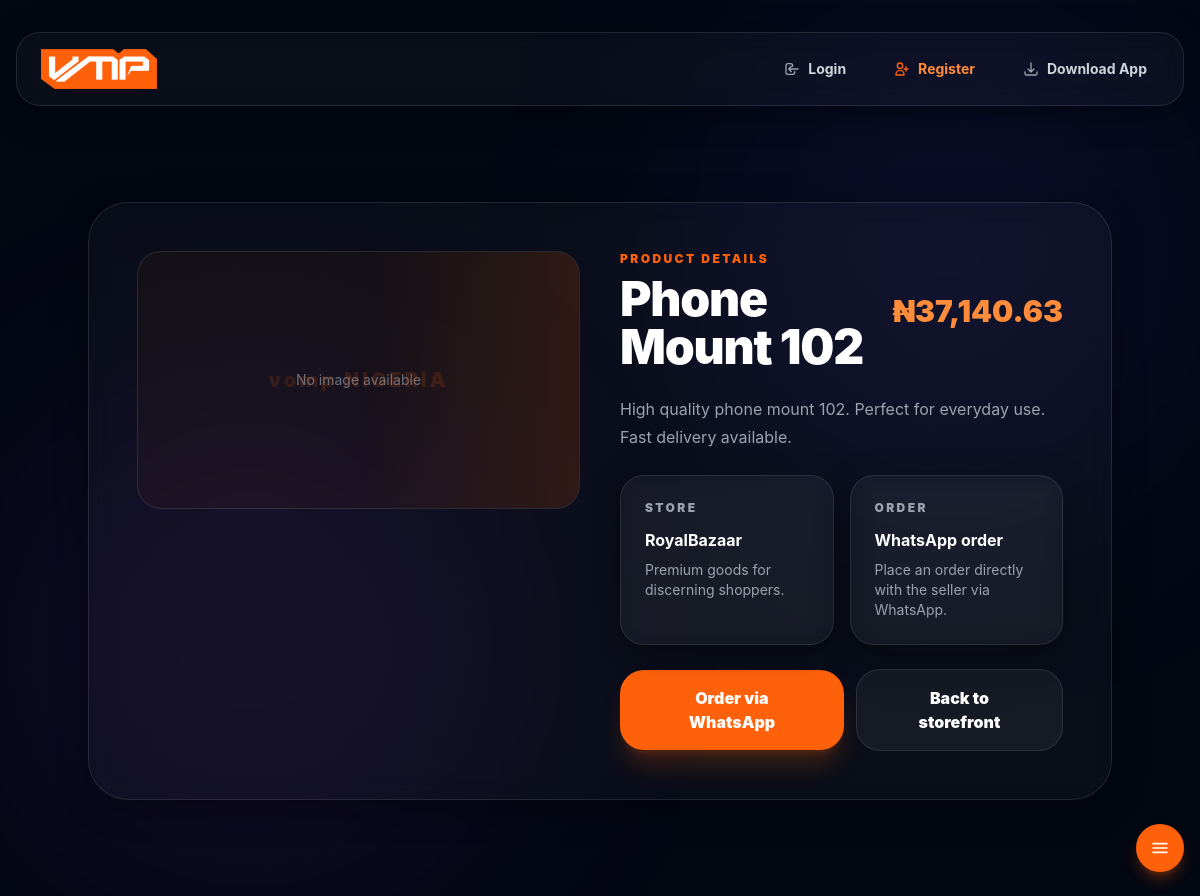
Page /store/royalbazaar/581564f7571b7e1d9d5e9e8b on the committed database.
### tables this page shows
CREATE TABLE products (
    id TEXT PRIMARY KEY,
    name TEXT NOT NULL,
    price REAL NOT NULL,
    description TEXT,
    media_url TEXT,
    media_type TEXT DEFAULT 'image',
    is_available INTEGER DEFAULT 1,
    store_id TEXT NOT NULL,
    created_at DATETIME DEFAULT CURRENT_TIMESTAMP,
    updated_at DATETIME DEFAULT CURRENT_TIMESTAMP, 
    category TEXT DEFAULT 'Others', 
    product_condition TEXT DEFAULT 'Brand-New', 
    location TEXT,
    FOREIGN KEY (store_id) REFERENCES stores(id) ON DELETE CASCADE
);

CREATE TABLE stores (
    id TEXT PRIMARY KEY,
    name TEXT NOT NULL,
    slug TEXT UNIQUE NOT NULL,
    description TEXT,
    owner_id TEXT NOT NULL,
    contact_phone TEXT,
    contact_email TEXT,
    logo_url TEXT,
    hero_image_url TEXT,
    hero_color TEXT DEFAULT '#4f46e5',
    accent_color TEXT DEFAULT '#8b5cf6',
    token_balance INTEGER DEFAULT 50,
    plan TEXT DEFAULT 'free',
    is_active INTEGER DEFAULT 1,
    created_at DATETIME DEFAULT CURRENT_TIMESTAMP,
    updated_at DATETIME DEFAULT CURRENT_TIMESTAMP, 
    bg_color TEXT DEFAULT '#030712', 
    social_facebook TEXT, 
    social_instagram TEXT, 
    social_twitter TEXT, 
    social_tiktok TEXT, 
    social_youtube TEXT,
    FOREIGN KEY (owner_id) REFERENCES users(id) ON DELETE CASCADE
);

### index.php (called while the page is built, shortened)
<?php
require_once 'backend/Store.php';
require_once 'backend/Product.php';
$uri = parse_url($_SERVER['REQUEST_URI'], PHP_URL_PATH);
$requestPath = trim(str_replace('/index.php', '', $uri), '/');
$requestPath = ltrim($requestPath, '/') ?: '';
$segments = $requestPath === '' ? [] : explode('/', $requestPath);
$method = $_SERVER['REQUEST_METHOD'];
if ($method === 'GET') {
    switch (true) {
            ?>
            <?php
        case count($segments) === 3 && $segments[0] === 'store':
            $storeSlug = $segments[1];
            $productId = $segments[2];
            $store = store_get_by_slug($storeSlug);
            $product = product_get_by_id_and_store($productId, $store['id']);
            include 'frontend/product_detail.php';
            break;
    }
} else if ($method === 'POST') {
    switch ($requestPath) {
        case 'api/register':
        case 'api/register.php':
            include 'api/register.php';
            exit;
        case 'api/login':
        case 'api/login.php':
            include 'api/login.php';
            exit;
        case 'api/products':
        case 'api/products.php':
            include 'api/products.php';
            exit;
        case 'api/settings':
        case 'api/settings.php':
            include 'api/settings.php';
            exit;
        case 'api/tokens/purchase':
        case 'api/tokens/purchase.php':
        case 'api/tokens_purchase.php':
            include 'api/tokens_purchase.php';
            exit;
        case 'api/store-create':
        case 'api/store_create.php':
            include 'api/store_create.php';
            exit;
        case 'api/profile':
        case 'api/profile.php':
            include 'api/profile.php';
            exit;
        case 'api/upgrade':
            try {
                header('Content-Type: application/json');
                $currentUser = auth_get_current_user();
                if (!$currentUser) {
                    http_response_code(401);
                    echo json_encode(['success' => false, 'error' => 'Not authenticated']);
                    exit;
                }
                $raw = file_get_contents('php://input');
                $input = json_decode($raw, true);
                if (!$input) {
                    http_response_code(400);
                    echo json_encode(['success' => false, 'error' => 'Invalid request']);
                    exit;
                }
                $storeSlug = $input['storeSlug'] ?? '';
                $storeId = null;
                if ($storeSlug) {
                    require_once __DIR__ . '/backend/Store.php';
                    $store = store_get_by_slug_for_owner($storeSlug, $currentUser['id']);
                    $storeId = $store ? $store['id'] : null;
                }
                $result = token_upgrade_to_premium($currentUser['id'], $storeId);
                echo json_encode($result);
            } catch (Exception $e) {
                http_response_code(500);
                echo json_encode(['success' => false, 'error' => $e->getMessage()]);
            }
            exit;
        default:
            http_response_code(404);
            echo json_encode(['error' => 'API endpoint not found']);
            exit;
    }
}
include 'frontend/layout.php';

### backend/Product.php (called while the page is built, shortened)
<?php
function product_get_by_id_and_store($productId, $storeId)
{
    $db = db_get_connection();
    $stmt = $db->prepare('SELECT * FROM products WHERE id = ? AND store_id = ? AND is_available = 1');
    $stmt->execute([$productId, $storeId]);
    return $stmt->fetch(PDO::FETCH_ASSOC);
}

### backend/Store.php (called while the page is built, shortened)
<?php
function store_get_by_slug($slug)
{
    $db = db_get_connection();
    $stmt = $db->prepare('SELECT * FROM stores WHERE slug = ? AND is_active = 1');
    $stmt->execute([$slug]);
    return $stmt->fetch(PDO::FETCH_ASSOC);
}

### frontend/product_detail.php (the view, shortened to what this page needs)
<section class="py-10 md:py-16">
    <div class="max-w-5xl mx-auto space-y-10">
        <div class="glass-morphism rounded-[2.5rem] p-8 md:p-12 border border-white/10">
            <div class="grid grid-cols-1 lg:grid-cols-2 gap-10 items-start">
                <div class="rounded-3xl overflow-hidden skeleton-box border border-white/10 flex items-center justify-center">
                    <?php if (!empty($product['media_url'])): ?>
                        <img src="<?php echo htmlspecialchars($product['media_url']); ?>" alt="<?php echo htmlspecialchars($product['name']); ?>" class="img-skeleton w-full max-h-[500px] object-contain" onload="this.parentElement.classList.remove('skeleton-box');this.classList.add('loaded')" />
                    <?php else: ?>
                        <div class="h-64 flex items-center justify-center text-gray-500 text-sm">No image available</div>
                    <?php endif; ?>
                </div>
                <div class="space-y-6">
                    <div class="flex flex-col sm:flex-row sm:items-center sm:justify-between gap-2">
                        <div>
                            <p class="text-xs uppercase tracking-[0.2em] font-black text-[#ff610a] mb-2">Product Details</p>
                            <h1 class="text-3xl sm:text-5xl font-black text-white tracking-tight break-words"><?php echo htmlspecialchars($product['name']); ?></h1>
                        </div>
                        <span class="text-3xl font-black text-[#ff8c3a] whitespace-nowrap">₦<?php echo number_format((float) $product['price'], 2); ?></span>
                    </div>
                    <div class="text-gray-400 text-base leading-7">
                        <?php echo nl2br(htmlspecialchars($product['description'] ?: 'No description provided.')); ?>
                    </div>
                    <div class="grid grid-cols-1 sm:grid-cols-2 gap-4">
                        <div class="glass-morphism rounded-3xl p-6 border border-white/10">
                            <p class="text-xs uppercase tracking-[0.2em] font-black text-gray-400 mb-3">Store</p>
                            <p class="text-white font-bold"><?php echo htmlspecialchars($store['name']); ?></p>
                            <p class="text-gray-400 text-sm mt-2"><?php echo htmlspecialchars($store['description'] ?: 'No store description'); ?></p>
                        </div>
                        <div class="glass-morphism rounded-3xl p-6 border border-white/10">
                            <p class="text-xs uppercase tracking-[0.2em] font-black text-gray-400 mb-3">Order</p>
                            <p class="text-white font-bold">WhatsApp order</p>
                            <p class="text-gray-400 text-sm mt-2">Place an order directly with the seller via WhatsApp.</p>
                        </div>
                    </div>
                    <div class="flex flex-col gap-3 sm:flex-row sm:items-center">
                        <button id="order-now" class="px-8 py-4 rounded-3xl bg-[#ff610a] text-white font-black text-base shadow-xl shadow-[#ff610a]/20 hover:bg-[#e05500] transition-all">Order via WhatsApp</button>
                        <a href="/store/<?php echo htmlspecialchars($store['slug']); ?>" class="px-8 py-4 rounded-3xl bg-white/5 border border-white/10 text-white font-black text-base text-center hover:bg-white/10 transition-all">Back to storefront</a>
                    </div>
                </div>
            </div>
        </div>
    </div>
</section>

### assets/theme.css (style rules this page uses)
* { box-sizing: border-box; }
html { -webkit-font-smoothing: antialiased; -moz-osx-font-smoothing: grayscale; scroll-behavior: smooth; }
body { font-family: Inter, system-ui, -apple-system, Segoe UI, Roboto, sans-serif; background-color: #030712; color: #f9fafb; overflow-x: hidden; }
.glass-morphism { background: rgba(255, 255, 255, 0.03); backdrop-filter: blur(12px); -webkit-backdrop-filter: blur(12px); border: 1px solid rgba(255, 255, 255, 0.08); box-shadow: 0 8px 32px rgba(0, 0, 0, 0.37); }
.skeleton-box { position: relative; overflow: hidden; background: rgba(255, 97, 10, 0.04); }
.skeleton-box::before { content: 'vomp NIGERIA'; position: absolute; inset: 0; display: flex; align-items: center; justify-content: center; font-size: clamp(0.875rem, 3vw, 1.25rem); font-weight: 900; letter-spacing: 0.15em; color: rgba(255, 97, 10, 0.15); z-index: 1; pointer-events: none; }
.skeleton-box::after { content: ''; position: absolute; inset: 0; background: linear-gradient(90deg, transparent 25%, rgba(255, 97, 10, 0.12) 50%, transparent 75%); background-size: 200% 100%; animation: skeleton-shimmer 1.8s ease-in-out infinite; z-index: 2; }

### rows in the picture
products: name "Phone Mount 102", price "37,140.63", description "High quality phone mount 102. Perfect for everyday use. Fast delivery available."
stores: name "RoyalBazaar", description "Premium goods for discerning shoppers."
